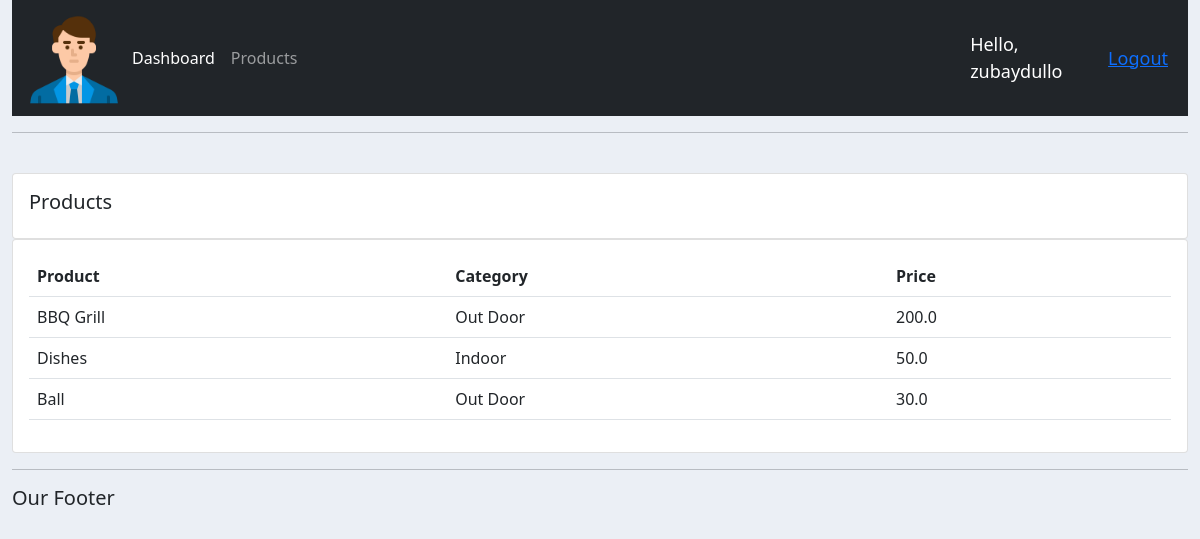
The page /products/ (signed in) on the database its author committed.
### accounts/models.py (models this page shows, shortened)
class Product(models.Model):
	CATEGORY = (
		('Indoor', 'Indoor'),
		('Out Door', 'Out Door'),
	)
	name = models.CharField(max_length=200, null=True)
	price = models.FloatField(null=True)
	category = models.CharField(max_length=200, null=True, choices=CATEGORY)
	description = models.CharField(max_length=200, null=True, blank=True)
	data_created = models.DateTimeField(auto_now_add=True)
	tags = models.ManyToManyField(Tag)

### accounts/views.py (the view)
# urls.py: path('products/', views.products, name='products'),
@login_required(login_url='login')
def products(request):
	products = Product.objects.all()
	return render(request, 'accounts/products.html', {'products': products})

### accounts/templates/accounts/products.html
{% extends 'accounts/main.html' %}
{% block content %}
		<br>
		<div class="row">
			<div class="col-md">
				<div class="card card-body">
					<h5>Products</h5>
				</div>
				<div class="card card-body">
					<table class="table">
						<tr>
							<th>Product</th>
							<th>Category</th>
							<th>Price</th>
						</tr>
						{% for i in products %}
						<tr>
							<td>{{i.name}}</td>
							<td>{{i.category}}</td>
							<td>{{i.price}}</td>
						</tr>
						{% endfor %}
					</table>
				</div>
			</div>
		</div>
{% endblock %}

### accounts/templates/accounts/navbar.html (shortened to what this page needs)
{% load static %}
<nav class="navbar navbar-expand-lg navbar-dark bg-dark">
  <div class="container-fluid">
    <img src="{% static 'images/bussiness-man.png' %}" alt="" width="100px" height="100px">
    <div class="collapse navbar-collapse" id="navbarNav">
      <ul class="navbar-nav">
        {% if request.user.is_staff %}
        <li class="nav-item">
          <a class="nav-link active" aria-current="page" href="{% url 'home' %}">Dashboard</a>
        </li>
        <li class="nav-item">
          <a class="nav-link" href="{% url 'products' %}">Products</a>
        </li>
        {% endif %}
      </ul>
    </div>
  </div>
  <span class="hello-msg">Hello, {{request.user}}</span>
  <span class="hello-msg"><a href="{% url 'logout' %}">Logout</a></span>
</nav>

### static/css/main.css (style rules this page uses)
body { background-color: #ebeff5; }

### accounts/templates/accounts/navbar.html (style rules this page uses)
.hello-msg { font-size: 18px; color: #fff; margin-right: 20px; }

### rows shown on the page
Product: name "BBQ Grill", category "Out Door", price "200.0"
Product: name "Dishes", category "Indoor", price "50.0"
Product: name "Ball", category "Out Door", price "30.0"

### other values the page prints
{{ request.user }} "zubaydullo"
